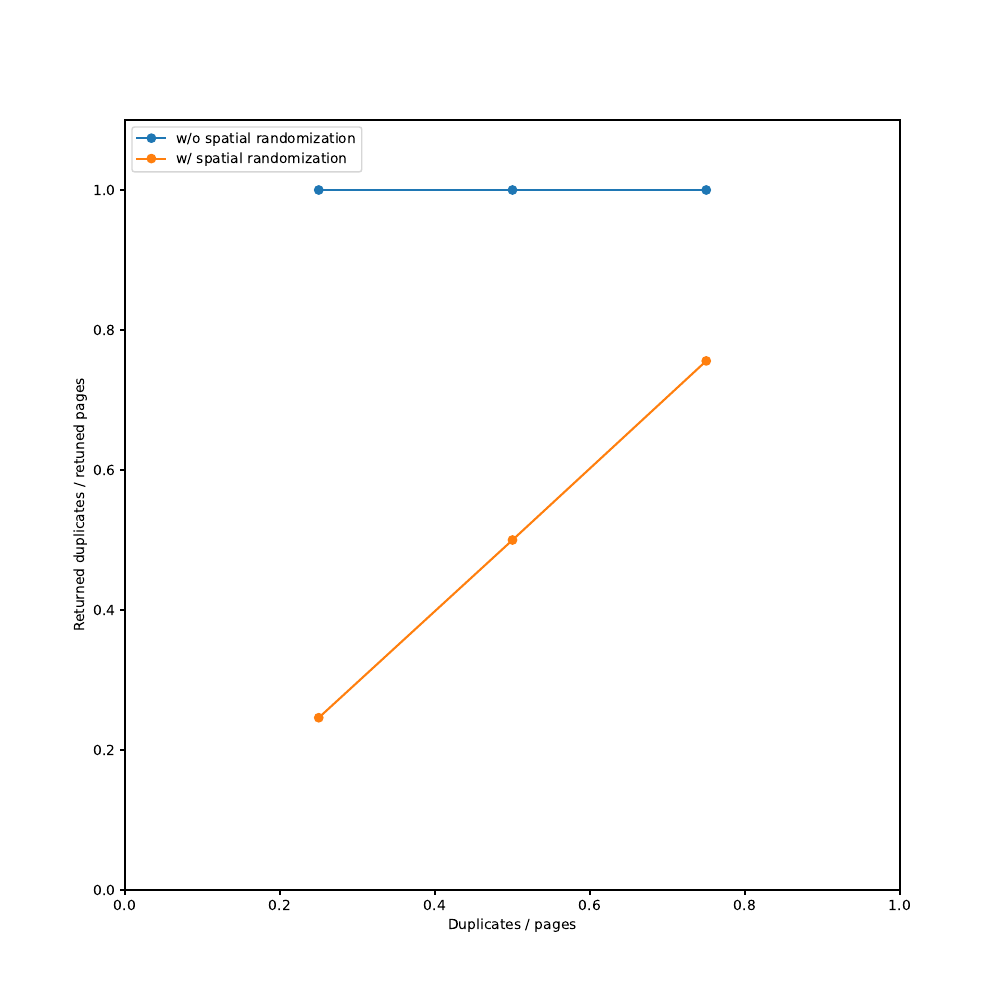

Write the Python code that produced this figure.
import parse
import matplotlib.pyplot as plt
import sys
import pandas as pd

def get_point(dirname):
    mergeable_pages_cvm = []
    for line in (
        open(f"{dirname}/output-realm-0.txt").readlines()
        + open(f"{dirname}/output-realm-1.txt").readlines()
    ):
        if r := parse.search(
            "[{ts:^f}] setting mergeable: ipa={ipa:x}, duplicate={dup:d}, attacker={is_attacker:d}",
            line,
        ):
            mergeable_pages_cvm.append(
                {
                    "ipa": r.named["ipa"],
                    "dup": r.named["dup"],
                    "is_attacker": r.named["is_attacker"],
                }
            )
    mergeable_pages_cvm = pd.DataFrame(mergeable_pages_cvm)

    mergeable_pages_rmm = []
    deduped_pages_rmm = []
    for line in open(f"{dirname}/output-firmware.txt").readlines():
        if r := parse.search(
            "setting mergeable pa={pa:x}, ipa={ipa:x} is_attacker={is_attacker:d}",
            line,
        ):
            mergeable_pages_rmm.append(
                {
                    "ipa": r.named["ipa"],
                    "pa": r.named["pa"],
                    "is_attacker": r.named["is_attacker"],
                }
            )
        if r := parse.search(
            "merging p1->pa={p1_pa:x}, p2->pa={p2_pa:x}, ret->pa={ret_pa:x}",
            line,
        ):
            deduped_pages_rmm.append(
                {
                    "p1_pa": r.named["p1_pa"],
                    "p2_pa": r.named["p2_pa"],
                    "ret_pa": r.named["ret_pa"],
                }
            )
    mergeable_pages_rmm = pd.DataFrame(mergeable_pages_rmm)
    deduped_pages_rmm = pd.DataFrame(deduped_pages_rmm)

    mergeable_pages_cvm = pd.merge(
        mergeable_pages_cvm, mergeable_pages_rmm, on=["ipa", "is_attacker"], how="left"
    )
    deduped_pages_rmm = pd.merge(
        deduped_pages_rmm,
        mergeable_pages_cvm,
        left_on="ret_pa",
        right_on="pa",
        how="left",
    )

    return (
        len(mergeable_pages_cvm[mergeable_pages_cvm["dup"] == 1]) / len(mergeable_pages_cvm),
        len(deduped_pages_rmm[deduped_pages_rmm["dup"] == 1]) / len(deduped_pages_rmm),
    )


without_rand = (
    get_point("data/2025-12-03_02-41-35/"),
    get_point("data/2025-12-03_02-50-18/"),
    get_point("data/2025-12-03_02-58-10/"),
)

with_rand = (
    get_point("data/2025-12-03_03-12-49/"),
    get_point("data/2025-12-03_03-20-25/"),
    get_point("data/2025-12-03_03-05-33/"),
)

plt.figure(figsize=(10, 10))
plt.xlabel("Duplicated pages / All mergeable pages")
plt.ylabel("Returned duplicated pages / All returned pages")
plt.xlim(0, 1.0)
plt.ylim(0, 1.1)

plt.plot(
    [p[0] for p in without_rand],
    [p[1] for p in without_rand],
    label="w/o spatial randomization",
    linestyle="-",
    marker="o",
)

plt.plot(
    [p[0] for p in with_rand],
    [p[1] for p in with_rand],
    label="w/ spatial randomization",
    linestyle="-",
    marker="o",
)
plt.legend(loc="upper left")

plt.savefig("fig-micro-rate.png")
